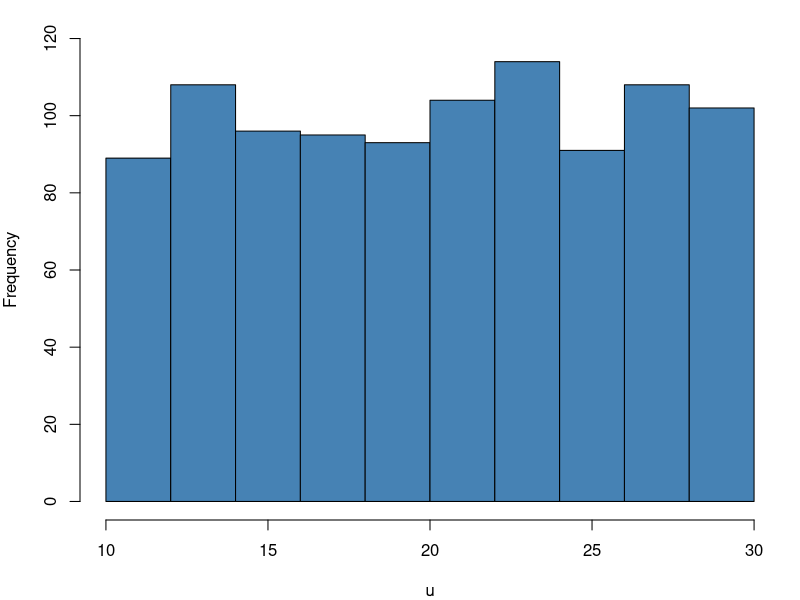
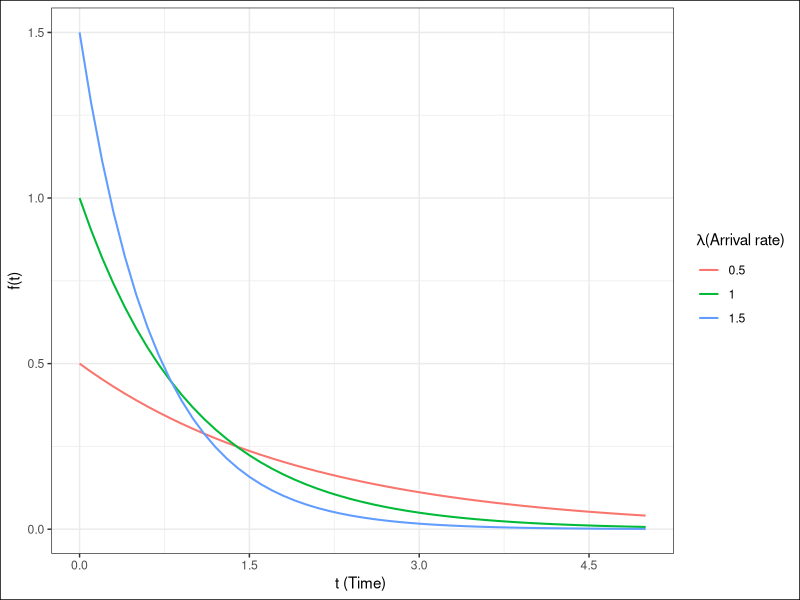
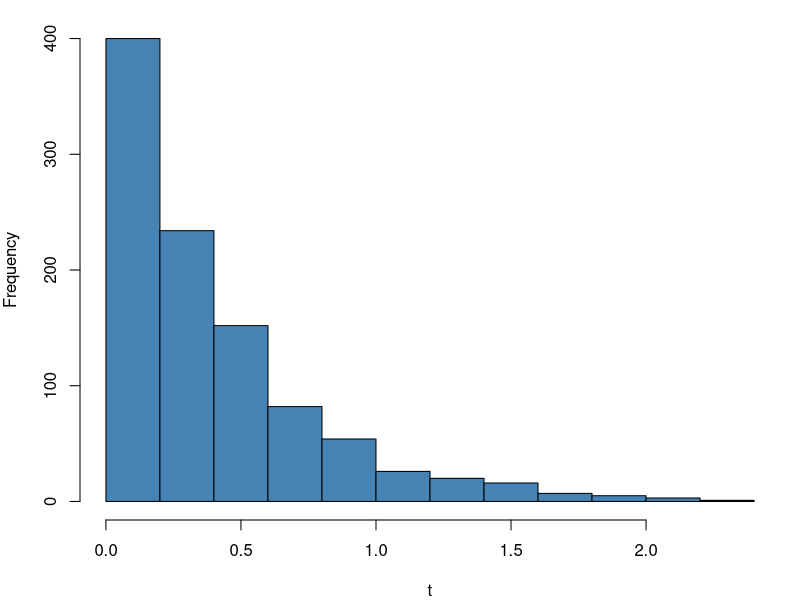
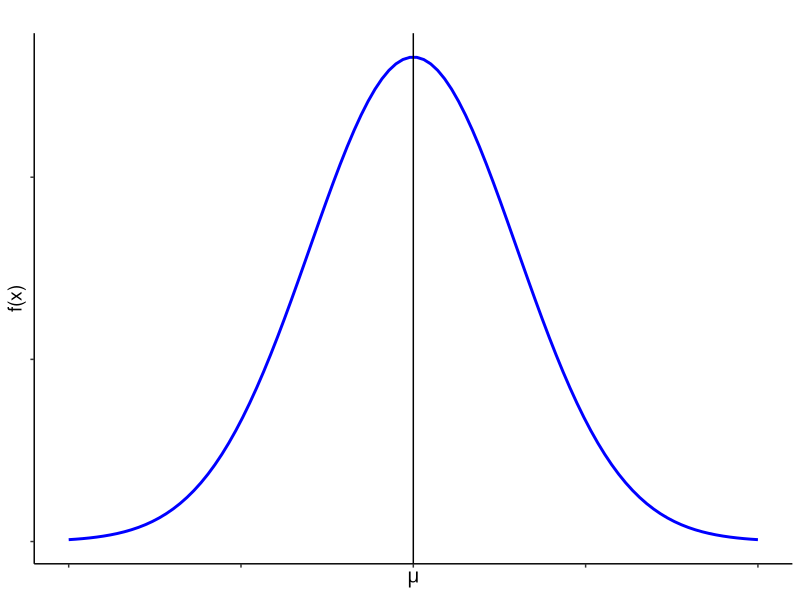
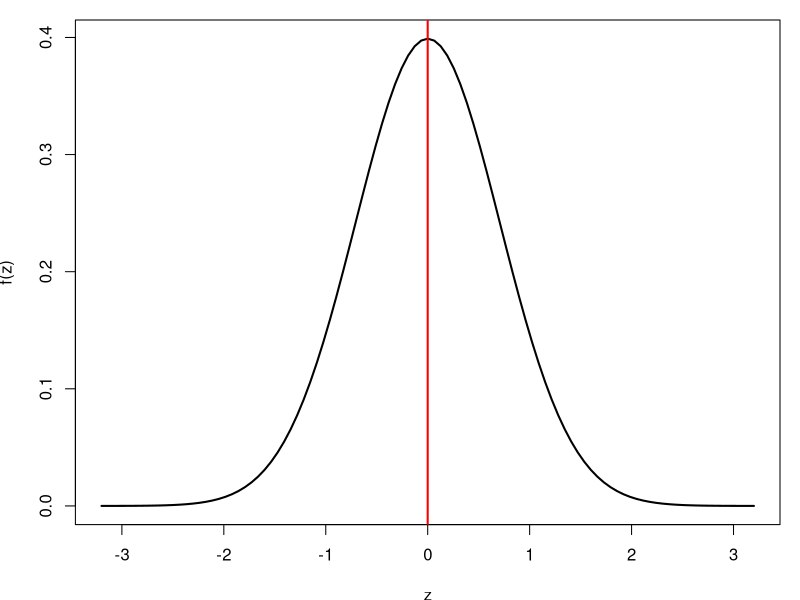
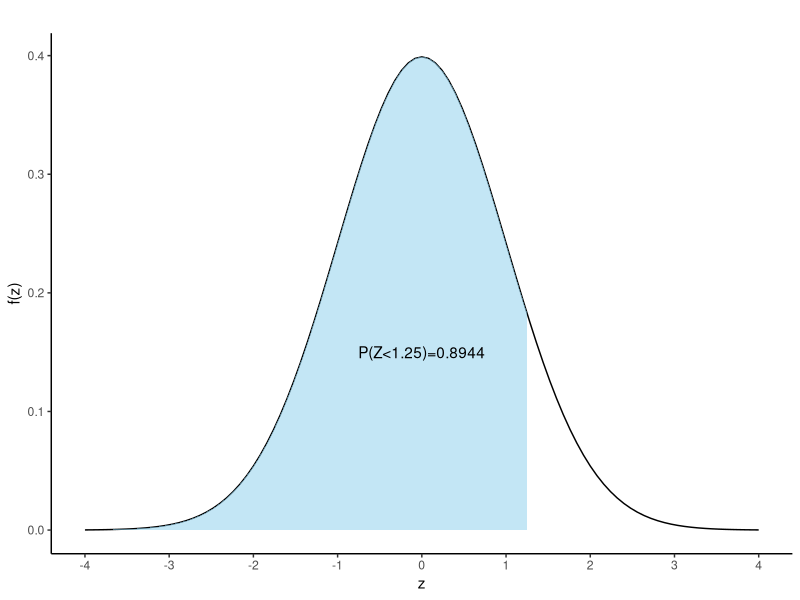
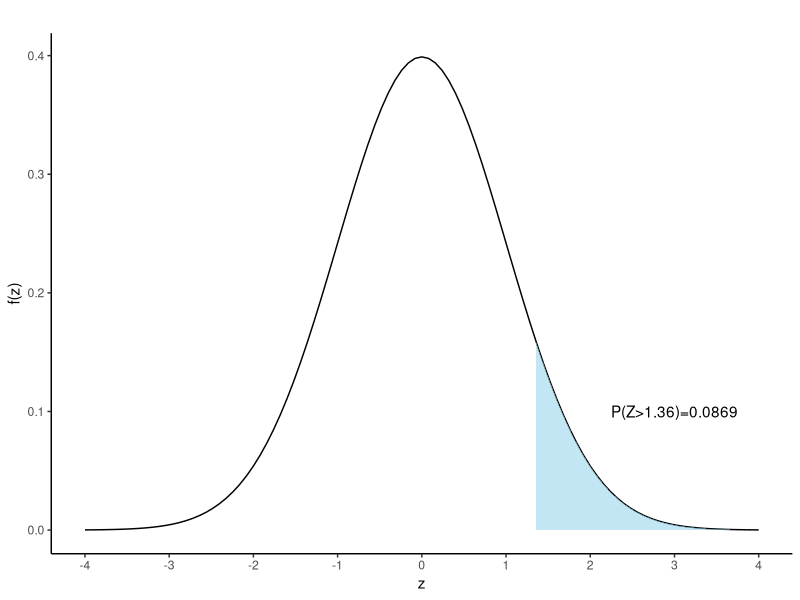
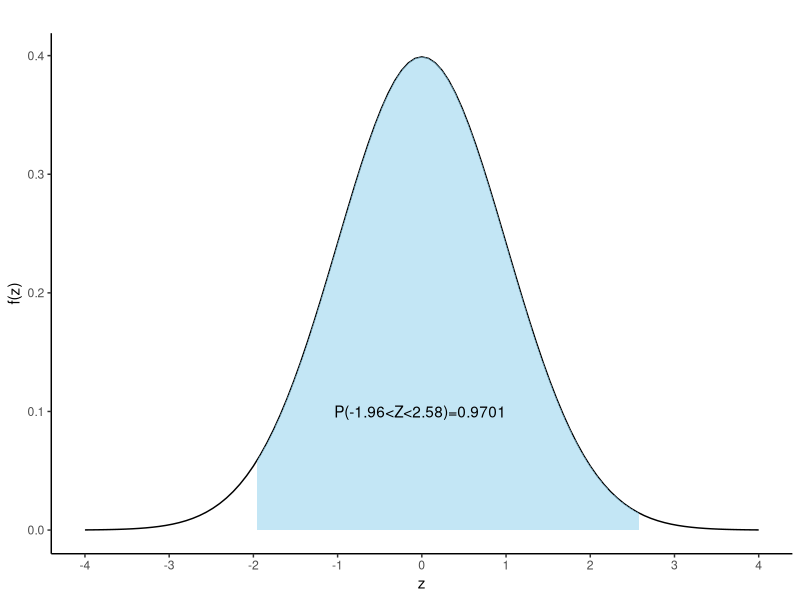

R code for these plots, in order:
## ---- chunk 1
#| label: fig-unifhist
#| fig-cap: "Histogram of Uniform random numbers from U(10,30), $\\ n=1000$"
#| fig-align: left

par(mar=c(4,4,1,1)) # Adjust graph margin
set.seed(911) 
u=runif(1000,10,30) # Generating 1000 random numbers from U(10,30)
hist(u,main = " ",col="steelblue",ylim = c(0,120)) # Frequency histogram of U

## ---- chunk 2
#| label: fig-expo
#| fig-cap: "Exponential probability density functions for selected values of $\\lambda$"

library(tidyverse)

t <- seq(0,5,0.1)

#plot(t,dexp(t,0.5),type = "l")

exp1<-dexp(t,0.5)
exp2<-dexp(t,1 )
exp3<-dexp(t,1.5)

wide.exp<-data.frame(t,exp1,exp2,exp3)
#wide.ps

long.exp<-wide.exp%>%gather(key = "rate",value = "density",-t)
#head(long.ps)

long.exp$rate<-factor(long.exp$rate,labels = c("0.5","1","1.5"))
#head(long.exp)

long.exp%>%ggplot(aes(t,density,color=rate))+
   geom_line(lwd=0.7)+
   #facet_wrap(~rate,labeller = label_parsed)+
   scale_x_continuous(breaks = seq(0, 5, 1.5),limits=c(0, 5))+
   labs(x="t (Time) ",y="f(t)",
        #title =expression(paste("Exponential probability density functions for selected values of"," ",lambda )),
        color=expression(paste(lambda,"(Arrival rate)")))+
   theme_bw()+
  theme(legend.position = "right",
        plot.title = element_text(size = 14),
        plot.background = element_rect(color = "black"))

## ---- chunk 3
#| label: fig-rexpo
#| fig-cap: "Histogram of exponential random variable from Exp($\\lambda=2.5)$,$\\ n=1000$"
#| fig-align: left

par(mar=c(4,4,1,1)) # Adjust graph margin
set.seed(911) 
t=rexp(1000,rate = 2.5)
hist(t, main = "",col = "steelblue")
## ---- chunk 4
#| label: fig-normalpdf
#| fig-cap: "Normal Curve"
#| fig-align: left

library(tidyverse)

# Create a sequence of x values
x <- seq(10, 30, length = 100)

# Calculate the y values for the normal distribution
y <- dnorm(x,20,3)

# Create a data frame
data <- data.frame(x, y)


ggplot(data, aes(x = x, y = y)) +
  geom_line(color = "blue",lwd=1) +
  labs(title = " ", 
  x=expression(mu), y = "f(x)")+
  geom_vline(xintercept=20)+
  theme_classic()+
  theme(axis.text=element_blank(),
        axis.title = element_text(size = 14),
        plot.title = element_text(hjust = 0.5)
        )->normal.curve
normal.curve  
## ---- chunk 5
#| label: fig-zcurve
#| fig-align: left
#| fig-cap: "Standard normal curve"

par(mar = c(3.77, 3.77, 1, 1))

fz=function(x) {(1/sqrt(2*pi))*exp(-x^2)}

curve(fz,from = -3.2, to = 3.2,
      xlab = "z",ylab = "f(z)",lwd=2)

abline(v = 0, col = "red", lwd = 2)



## ---- chunk 6
#| label: fig-areaz
#| fig-cap: "Area under standard normal curve for Z<1.25"
#| fig-align: left

# Load ggplot2 package
library(ggplot2)

# Define the mean and standard deviation
mean <- 0
sd <- 1

# Define the shading bounds for the central 95% interval
lower <- -1.96  # Lower bound (e.g., -1.96 for 95% CI)
upper <- 1.96   # Upper bound (e.g., 1.96 for 95% CI)

# Create a data frame to specify the x range
x_range <- data.frame(x = c(-4, 4))

# Create the plot
ggplot(x_range, aes(x)) +
  scale_x_continuous(breaks = seq(-4,4,1)) +
  # Plot the normal distribution curve
  stat_function(fun = dnorm, args = list(mean = mean, sd = sd)) +
  
  # Shade the area under the curve between the lower and upper bounds
  stat_function(fun = dnorm, args = list(mean = mean, sd = sd), geom = "area", 
                xlim = c(-4, 1.25), fill = "skyblue", alpha = 0.5) +
  
  # Labels and theme
  labs(x = "z", y = "f(z)", title = "") +
  theme_classic()+
  annotate("text",x=0,y=0.15,label="P(Z<1.25)=0.8944")

## ---- chunk 7
#| label: fig-areaz2
#| fig-cap: "Area under standard normal curve for Z>1.36"
#| fig-align: left

# Create the plot
ggplot(x_range, aes(x)) +
  scale_x_continuous(breaks = seq(-4,4,1)) +
  # Plot the normal distribution curve
  stat_function(fun = dnorm, args = list(mean = 0, sd = 1)) +
  
  # Shade the area under the curve between the lower and upper bounds
  stat_function(fun = dnorm, args = list(mean = mean, sd = sd), geom = "area", xlim = c(1.36, 4), fill = "skyblue", alpha = 0.5) +
  
  # Labels and theme
  labs(x = "z", y = "f(z)", title = "") +
  theme_classic()+
  annotate("text",x=3,y=0.1,label="P(Z>1.36)=0.0869")
## ---- chunk 8
#| label: fig-areaz3
#| fig-cap: "Area under standard normal curve for -1.96<Z<2.58"
#| fig-align: left

# Create the plot
ggplot(x_range, aes(x)) +
  scale_x_continuous(breaks = seq(-4,4,1)) +
  # Plot the normal distribution curve
  stat_function(fun = dnorm, args = list(mean = 0, sd = 1)) +
  
  # Shade the area under the curve between the lower and upper bounds
  stat_function(fun = dnorm, args = list(mean = mean, sd = sd), geom = "area", xlim = c(-1.96, 2.58), fill = "skyblue", alpha = 0.5) +
  
  # Labels and theme
  labs(x = "z", y = "f(z)", title = "") +
  theme_classic()+
  annotate("text",x=-.02,y=.1,label="P(-1.96<Z<2.58)=0.9701")
